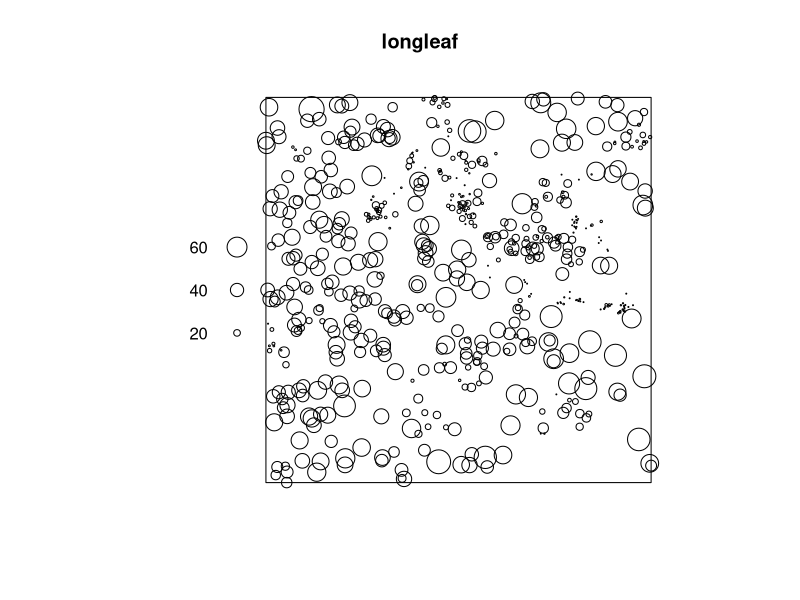
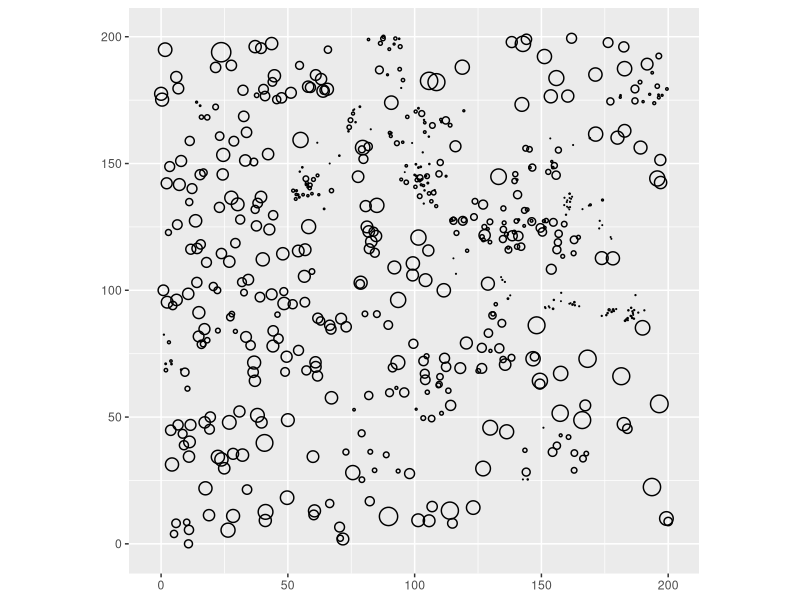
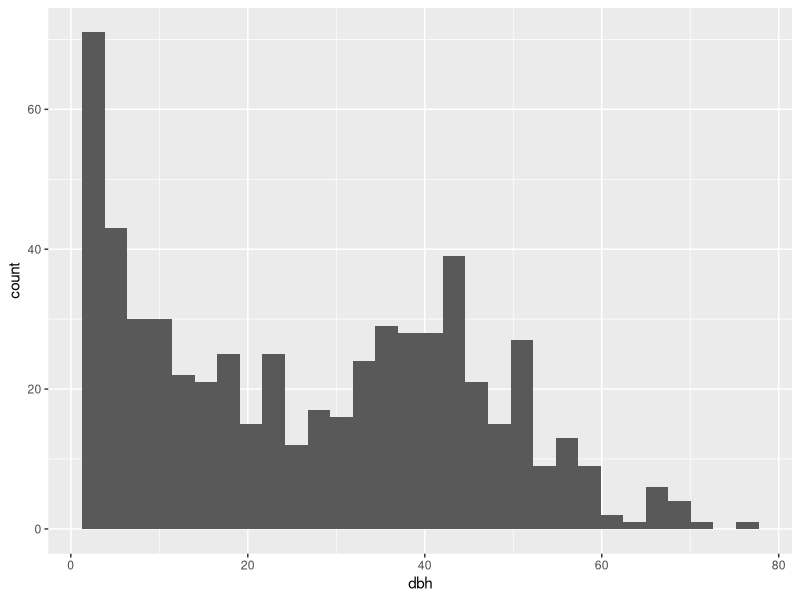
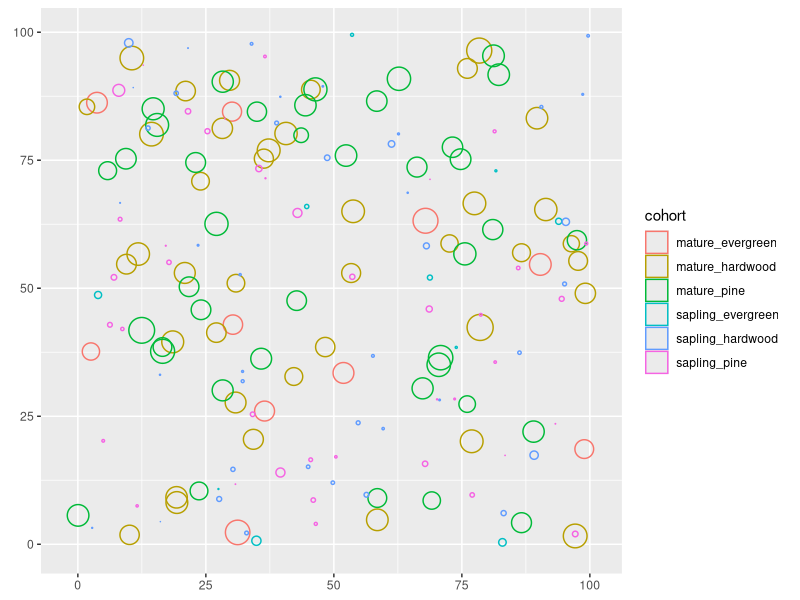
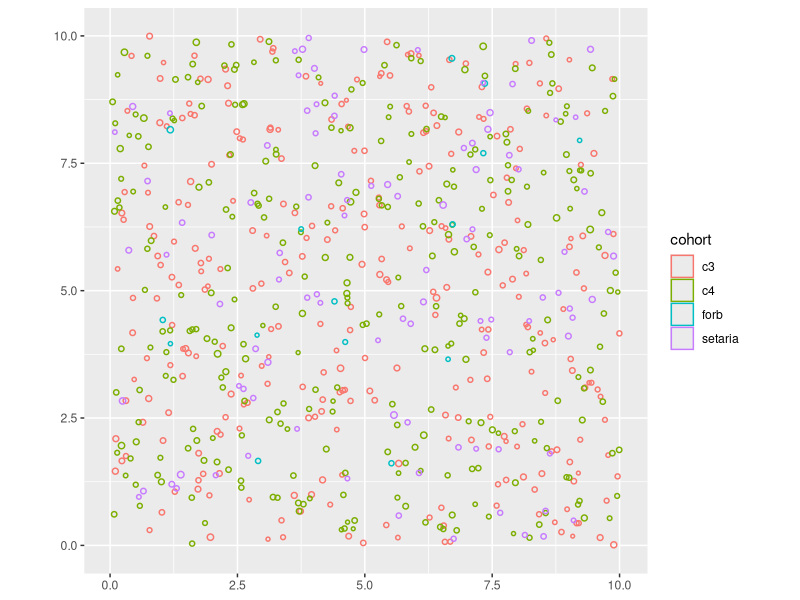

R code for these plots, in order: (Note: this script raises an error after producing the figures.)
## ---- chunk 1
library(spatstat.data)
library(spatstat.geom)
library(tidyverse)
library(ggforce) #for geom_circle
## ---- chunk 2
plot(longleaf)
longleaf_df <- as.data.frame(longleaf) |> 
  rename(dbh = marks)

ggplot(longleaf_df) +
  geom_circle(aes(x0 = x, y0 = y, r = dbh/2/10)) +
  coord_equal()
## ---- chunk 3
ggplot(longleaf_df, aes(dbh)) + geom_histogram()
## ---- chunk 4
pine <- 
  longleaf_df |> 
  mutate(group = case_when(
    dbh < 20 ~ "sapling",
    dbh >=20 & dbh < 50 ~ "mature tree",
    dbh >=50 ~ "old growth"
  )) |> 
  group_by(group) |> 
  summarize(
    n = n(),
    median_dbh = median(dbh),
    density = n/(200*200),
  ) |> 
  mutate(pft = 7) |> 
  add_row(group = "setaria", n = NA, median_dbh = 1, density = 1, pft = 1)
pine
## ---- chunk 5
mixed <- tribble(
  ~cohort, ~dbh, ~ density, ~pft,
  "mature_hardwood", 40, 0.004, 10,
  "sapling_hardwood", 7, 0.004, 10,
  "mature_pine", 40, 0.004, 7,
  "sapling_pine", 7, 0.004, 7,
  "mature_evergreen", 40, 0.001, 8,
  "sapling_evergreen", 7, 0.001, 8,
  "setaria", 1, 1, 1
)
mixed
## ---- chunk 6
set.seed(123)

mixed |> 
  filter(cohort != "setaria") |> 
  mutate(m2 = 10000) |>
  mutate(n = m2 * density) |> 
  group_by(cohort) |> 
  mutate(dbh_rand = list(rnorm(n = n, mean = dbh, sd = 5))) |> 
  unnest(dbh_rand) |> 
  ungroup() |> 
  mutate(x = runif(n = n, 0, sqrt(m2)),
         y = runif(n = n, 0, sqrt(m2))) |> 
  mutate(r_m = dbh_rand/10/2) |> #get radius in meters from diameter in cm
  ggplot() +
  geom_circle(aes(x0 = x, y0 = y, r = r_m, color = cohort)) +
  coord_equal()
## ---- chunk 7
prairie <- tribble(
  ~cohort, ~dbh, ~density, ~pft,
  "c4", 1, 3, 16,
  "c3", 1, 3, 5,
  "forb", 1, 0.15, 12,  #density should be like 1/20 of the grasses combined?
  "setaria", 1, 1, 1
)
prairie
## ---- chunk 8
prairie |> 
mutate(m2 = 100) |> 
  mutate(n = m2 * density) |> 
  group_by(cohort) |> 
  mutate(dbh_rand = list(rnorm(n = n, mean = dbh, sd = 0.1))) |> 
  unnest(dbh_rand) |> 
  ungroup() |> 
  mutate(x = runif(n = n, 0, sqrt(m2)),
         y = runif(n = n, 0, sqrt(m2))) |> 
  mutate(r_m = dbh_rand/10/2) |> #get radius in meters from diameter in cm
  ggplot() +
  geom_circle(aes(x0 = x, y0 = y, r = r_m, color = cohort)) +
  coord_equal()
## ---- chunk 9
pss <- 
  tibble(
  time = 1997, #dummy
  patch = c(1, 2), #start with two patches
  trk = 1, 
  age = c(5, 50),
  area = c(.5, .5), #equal area for all three patches
  water = 0, #dummy
  fsc = 1, #fast soil carbon in Kg/m^2
  stsc = 5, #structural soil carbon
  stsl = 5, #structural soil lignin
  ssc = 0.01, #slow soil carbon
  lai = 0, #dummy
  msn = 1, #mineralized soil nitrogen in Kg/m^2
  fsn = 1, #fast soil nitrogen
  nep = 0, #dummy
  gpp = 0, #dummy
  rh  = 0, #dummy
)
pss
## ---- chunk 10
pine_css <- 
  pine |> 
  transmute(
    time = 1997, #dummy
    dbh = median_dbh, #diameter at breast height
    hite = 0, #dummy
    pft = pft,
    n = density,
    bdead = 0, #dummy
    balive = 0, #dummy
    lai = 0 #dummy
    )

#make 2 identical patches to initialize run
pine_css <-
  bind_rows(pine_css, pine_css, .id = "patch") |> 
  mutate(cohort = 1:n(), .before = dbh) |> 
  relocate(patch, .before = cohort)
pine_css
## ---- chunk 11
mixed_css <-
  mixed |> 
  transmute(
    time = 1997, #dummy
    dbh = dbh, #diameter at breast height
    hite = 0, #dummy
    pft = pft,
    n = density,
    bdead = 0, #dummy
    balive = 0, #dummy
    lai = 0 #dummy
    )

#make 2 identical patches to initialize run
mixed_css <-
  bind_rows(mixed_css, mixed_css, .id = "patch") |> 
  mutate(cohort = 1:n(), .before = dbh) |> 
  relocate(patch, .before = cohort)
mixed_css
## ---- chunk 12
prairie_css <-
  prairie |> 
  transmute(
    time = 1997, #dummy
    dbh = dbh, #diameter at breast height
    hite = 0, #dummy
    pft = pft,
    n = density,
    bdead = 0, #dummy
    balive = 0, #dummy
    lai = 0 #dummy
    )

#make 2 identical patches to initialize run
prairie_css <-
  bind_rows(prairie_css, prairie_css, .id = "patch") |> 
  mutate(cohort = 1:n(), .before = dbh) |> 
  relocate(patch, .before = cohort)
prairie_css

## ---- chunk 13
write.table(pss, "/data/sites/generic_patches/generic.pss", quote = FALSE, row.names = FALSE)
write.table(pine_css, "/data/sites/generic_patches/pine.css", quote = FALSE, row.names = FALSE)
write.table(mixed_css, "/data/sites/generic_patches/mixed.css", quote = FALSE, row.names = FALSE)
write.table(prairie_css, "/data/sites/generic_patches/prairie.css", quote = FALSE, row.names = FALSE)
